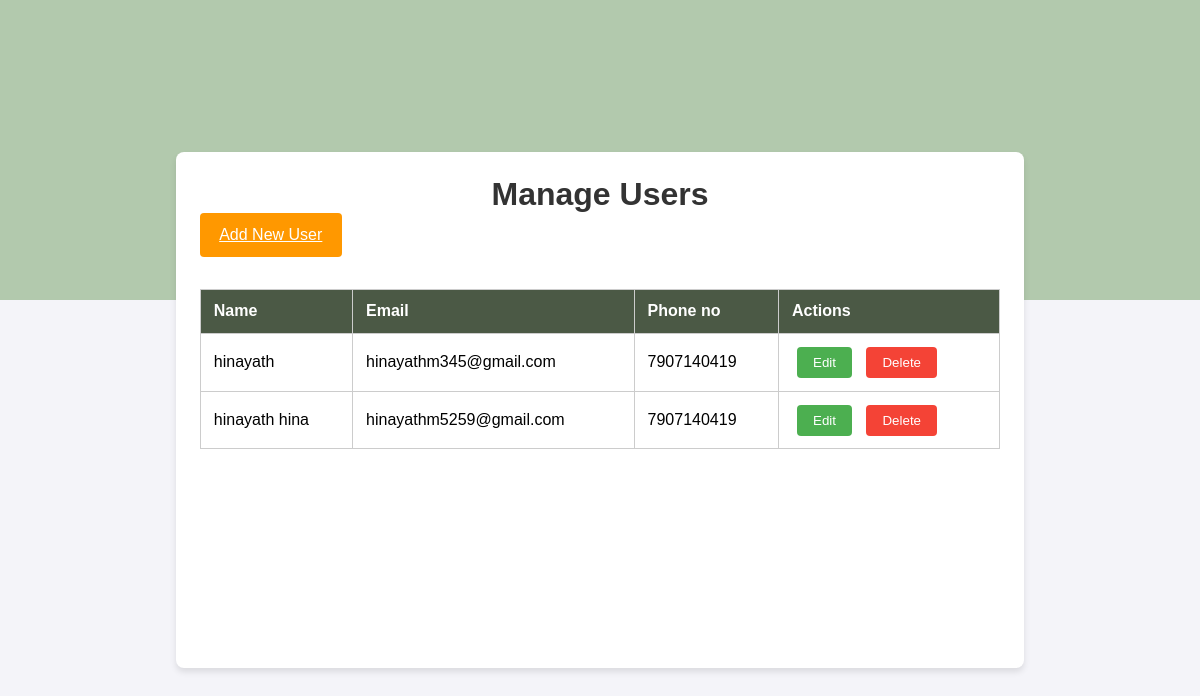
The app's page /manageusers/, older data.
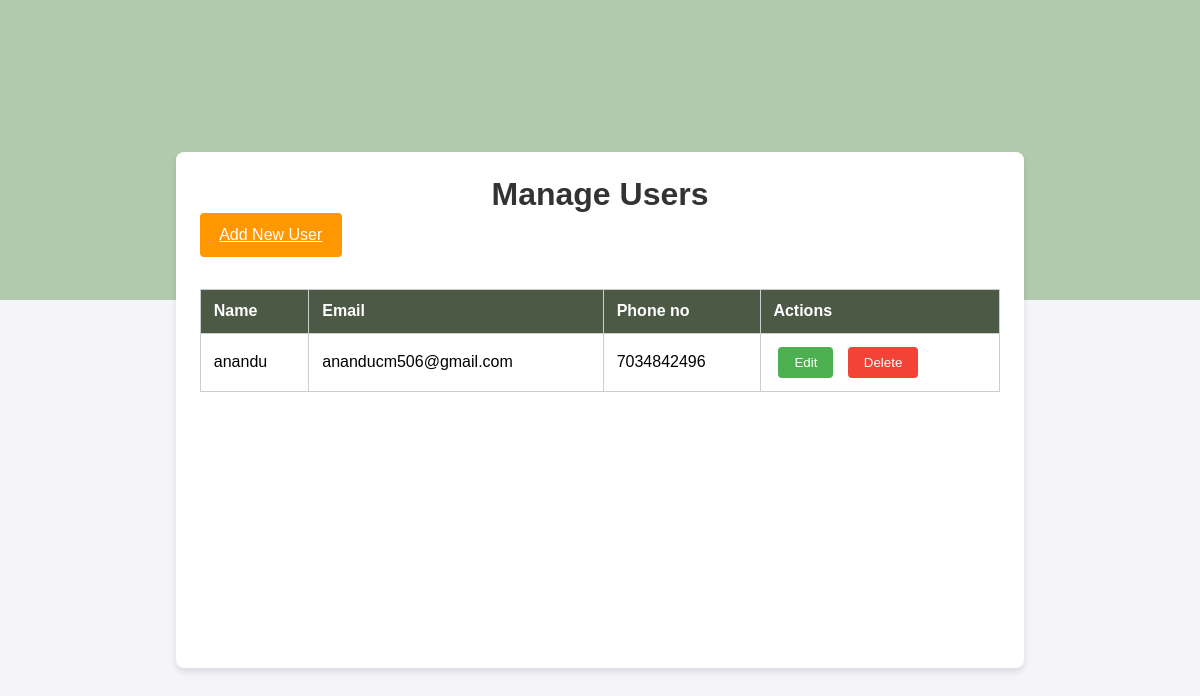
The same page, newer data.
### growapp/models.py (models this page shows)
class User_model(models.Model):
    LOGIN_ID=models.ForeignKey(Login_model,on_delete=models.CASCADE, null=True,blank=True)
    Name=models.CharField(max_length=100,null=True,blank=True)
    Email=models.CharField(max_length=100,null=True,blank=True)
    Phone_no=models.IntegerField(null=True,blank=True)

### growapp/views.py (the view)
# urls.py: path('manageusers/',Manageuser.as_view(),name='manageuser'),
class Manageuser(View):
    def get(self,request):
        obj=User_model.objects.all()
        return render(request,'manageusers.html', { 'hina':obj })

### templates/manageusers.html (shortened to what this page needs)
<!DOCTYPE html>
<html lang="en">
<head>
    <link rel="stylesheet" href="https://cdnjs.cloudflare.com/ajax/libs/font-awesome/6.0.0-beta3/css/all.min.css">
</head>
<body>
<div class="div1">
</div>
<div class="container">
    <h1>Manage Users</h1>
    <a class="add-user" href="/addnewuser"> Add New User</a>
    <table>
        <thead>
            <tr>
                <th>Name</th>
                <th>Email</th>
                <th>Phone no</th>
                <th>Actions</th>
            </tr>
        </thead>
        <tbody>
            {% for i in hina %}
            <tr>
                <td>{{ i.Name }}</td>
                <td>{{ i.Email }}</td>
                <td>{{ i.Phone_no }}</td>
                <td class="actions">
                    <button class="edit" onclick="openEditModal('{{ i.Name }}', '{{ i.Email }}', '{{ i.Phone_no }}')">Edit</button>
                    <button class="delete" onclick="openDeleteModal('{{ i.Name }}','{{i.id}}')">Delete</button>
                </td>
            </tr>
            {% endfor %}
        </tbody>
    </table>
</div>
<div class="footer">
    <p>&copy; 2024 Grow Smart. All rights reserved.</p>
</div>
</body>
</html>

Row changes from the older to the newer data that the page shows:
removed User_model: Name "hinayath", Email "hinayathm345@gmail.com", Phone_no "7907140419"
removed User_model: Name "hinayath hina", Email "hinayathm5259@gmail.com", Phone_no "7907140419"
added User_model: Name "anandu", Email "ananducm506@gmail.com", Phone_no "7034842496"
